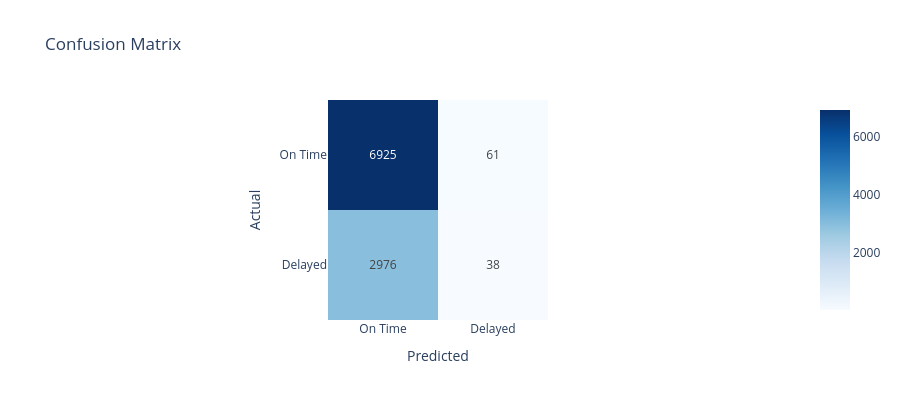

The code cell stored with this chart in its notebook:
### Markdown cell above
## 7. Confusion Matrix

### Code cell
cm = confusion_matrix(y_test, y_pred)
fig4 = px.imshow(cm, labels=dict(x='Predicted',y='Actual'), x=['On Time','Delayed'], y=['On Time','Delayed'], title='Confusion Matrix', color_continuous_scale='Blues', text_auto=True)
fig4.update_layout(height=400)
fig4.show()
tn,fp,fn,tp = cm.ravel()
print(f'Correctly predicted On Time : {tn:,}')
print(f'Correctly predicted Delayed : {tp:,}')
print(f'Missed delays               : {fn:,}')

### Figure 1 — Plotly figure (JSON) as saved in the notebook; plotly's stock layout.template omitted (floating-point values rounded to 4 significant figures)
{"data": [{"coloraxis": "coloraxis", "hovertemplate": "Predicted: %{x}<br>Actual: %{y}<br>color: %{z}<extra></extra>", "name": "0", "texttemplate": "%{z}", "type": "heatmap", "x": ["On Time", "Delayed"], "xaxis": "x", "y": ["On Time", "Delayed"], "yaxis": "y", "z": [[6925, 61], [2976, 38]]}], "layout": {"coloraxis": {"colorscale": [[0, "rgb(247,251,255)"], [0.125, "rgb(222,235,247)"], [0.25, "rgb(198,219,239)"], [0.375, "rgb(158,202,225)"], [0.5, "rgb(107,174,214)"], [0.625, "rgb(66,146,198)"], [0.75, "rgb(33,113,181)"], [0.875, "rgb(8,81,156)"], [1, "rgb(8,48,107)"]]}, "height": 400, "title": {"text": "Confusion Matrix"}, "xaxis": {"anchor": "y", "constrain": "domain", "domain": [0, 1], "scaleanchor": "y", "title": {"text": "Predicted"}}, "yaxis": {"anchor": "x", "autorange": "reversed", "constrain": "domain", "domain": [0, 1], "title": {"text": "Actual"}}}}
